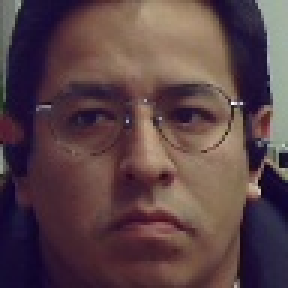
#> input picture face_recognition_siamese/scripts/images/test_0.jpg, 96 x 96 px, given in place of the camera (shown 3 times larger)
$ python create_database.py
#> lines starting #> are read from the running program, lines starting #| are printed output that depends on the picture; after the words box and inside, x2 and y2 are one past the last pixel; in counts of white or black regions, pixels touching at a corner belong together
import numpy as np
import cv2
import os  # Add this import
import csv
import sys
from time import sleep


face_cascade = cv2.CascadeClassifier('/home/xonapa/drone_ws/src/face_detection/scripts/haarcascade_frontalface_default.xml')
cap = cv2.VideoCapture(-1)

save_path = '/media/xonapa/3A3A-CE50/faces'  # Set the path where you want to save the face images
if not os.path.exists(save_path):
    os.makedirs(save_path)

count = 0  # Counter for file names

while True:
    ret, img = cap.read()
#> img is the input picture: shape (96, 96, 3); mean B, G, R 70.8, 67, 90.2
    height, width, channels = img.shape
#> height = 96; width = 96; channels = 3
    faces = face_cascade.detectMultiScale(img, 1.3, 9)
#> faces = [[9, 8, 78, 78]]

    if len(faces) > 0:
        font = cv2.FONT_HERSHEY_DUPLEX
        for (x, y, w, h) in faces:
            c1 = x + (w // 2)
            c2 = y + (h // 2)
            A = h * w
            roi = img[y-2:y + h+2, x-2:x + w+2]
            roi = cv2.resize(roi, (224, 224))

            # Save the ROI as a JPG file
            filename = os.path.join(save_path, f"diego_{count:1d}.jpg")
            cv2.imwrite(filename, roi)
            count += 1
#> this loop made 1 pass
#> (x, y, w, h, c1, c2, A, count) on pass 1: (9, 8, 78, 78, 48, 47, 6084, 1)
#> pass 1, `roi = img[y-2:y + h+2, x-2:x + w+2]`:
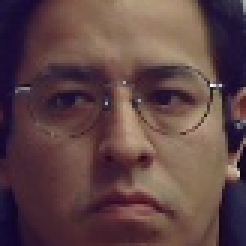
#> roi: shape (82, 82, 3) (shown 3 times larger); mean B, G, R 69.6, 68.4, 95.4
#> after the loop, count = 1
        cv2.rectangle(img, (x, y), (x+w, y+h), (255, 0, 0), 2)
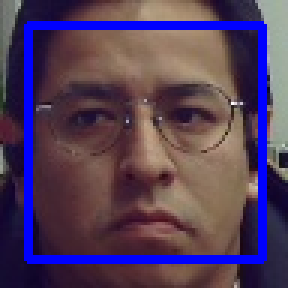
#> img: shape (96, 96, 3) (shown 3 times larger); 10.11% of pixels changed, all inside (x1, y1, x2, y2) = (8, 7, 89, 88)
    else:
        print("No faces detected")

    gray = cv2.cvtColor(img, cv2.COLOR_BGR2GRAY)
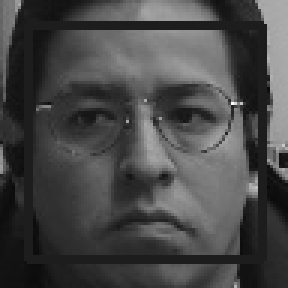
#> gray: shape (96, 96) (shown 3 times larger); min 9, max 252, mean 71.8
    cv2.imshow('frame', img)

    key = cv2.waitKey(1)
#> (key Esc is pressed here)
    if key == 27:
        break

cap.release()
cv2.destroyAllWindows()
